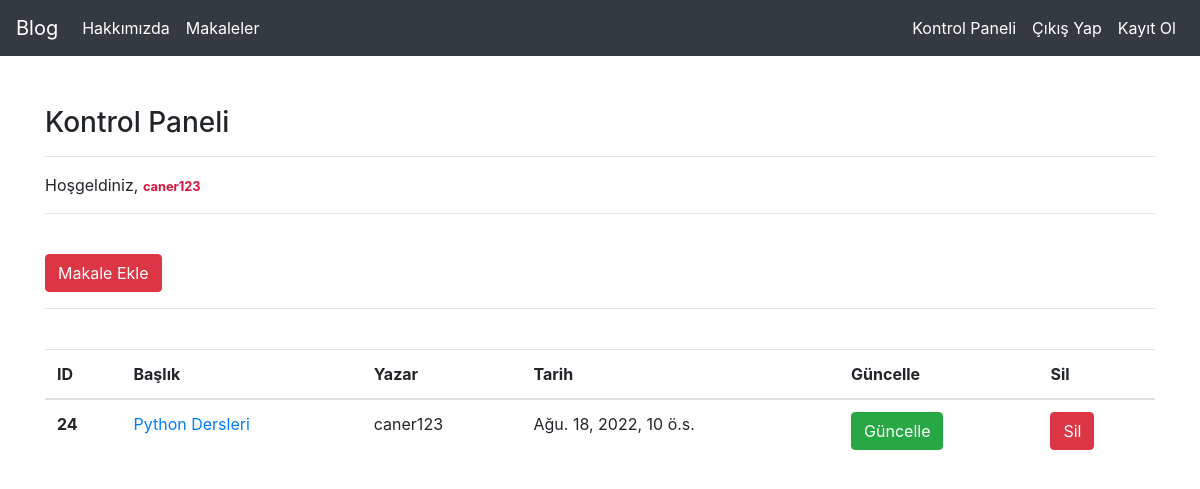
The app's page /articles/dashboard/ (signed in) with its own data.
### article/models.py (models this page shows, shortened)
class Article(models.Model):
    author = models.ForeignKey("auth.User", on_delete=models.CASCADE,
                               verbose_name="Yazar")  # on_delete, kullanıcıya ait olan tüm bilgileri siler.
    title = models.CharField(max_length=50, verbose_name="Başlık")
    content = RichTextField()
    created_date = models.DateTimeField(auto_now_add=True, verbose_name="Oluşturma Tarihi")  # O anki tarihi ekler.
    article_image = models.FileField(blank=True, null=True, verbose_name="Makaleye fotoğraf ekleyin")

### article/views.py (the view)
# urls.py: path('dashboard/', views.dashboard, name="dashboard"),
@login_required(login_url="user:login")
def dashboard(request):
    articles = Article.objects.filter(author=request.user)  # Sisteme hangi user girmiş ise onunkilerini alır
    context = {
        "articles": articles
    }
    return render(request, "dashboard.html", context)

### templates/dashboard.html
{% extends "layout.html" %}
{% block body %}
    <h3>Kontrol Paneli</h3>
    <hr>
    <p>
        Hoşgeldiniz, <small style="color: crimson;font-weight: bold">{{ request.user.username }}</small>
    </p>
    <hr><br>
    <a class="btn btn-danger" href="{% url 'article:addarticle' %}">Makale Ekle</a>
    <hr><br>
    {% if articles %}
        <table class="table">
            <thead>
            <tr>
                <th scope="col">ID</th>
                <th scope="col">Başlık</th>
                <th scope="col">Yazar</th>
                <th scope="col">Tarih</th>
                <th scope="col">Güncelle</th>
                <th scope="col">Sil</th>
            </tr>
            </thead>
            <tbody>
            {% for article in articles %}
                <tr>
                    <th scope="row">{{ article.id }}</th>
                    <td><a href="{% url 'article:detail' article.id %}">{{ article.title }}</a></td>
                    <td>{{ article.author.username }}</td>
                    <td>{{ article.created_date }}</td>
                    <td><a class="btn btn-success" href="{% url 'article:update' article.id %}">Güncelle</a></td>
                    <td><a class="btn btn-danger" href="{% url 'article:delete' article.id %}">Sil</a></td>
                </tr>
            {% endfor %}
            </tbody>
        </table>
    {% else %}
        <div class="alert alert-danger">Henüz bir makaleniz bulunmamaktadır.</div>
    {% endif %}
{% endblock %}

### records on screen
Article: id "24", title "Python Dersleri", author.username "caner123", created_date "Ağu. 18, 2022, 10 ö.s."

### other values on screen
{{ request.user.username }} "caner123"
